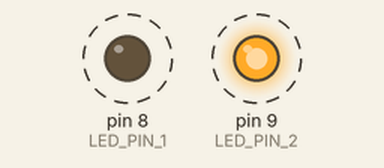
This sketch was run on a simulated Arduino Uno, built with avr-gcc and run on an emulated ATmega328P. On the bench: output pins drawn as LEDs (lit = HIGH). Dashed ring = blinking.

Above: at 0.5 s.
Timing chart, 0 to 4.6 s (numbered marks = the images above):
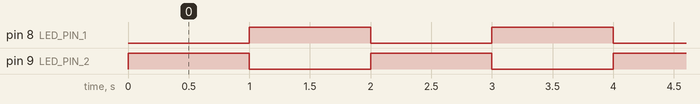

The sketch:

Blink_LED.ino
```cpp
int LED_PIN_1 = 8;
int LED_PIN_2 = 9;
int DELAY = 1000;

void setup() {
  // put your setup code here, to run once:
  Serial.begin(9600);
  pinMode(LED_PIN_1, OUTPUT);
  pinMode(LED_PIN_2, OUTPUT);
}

void loop() {
  // put your main code here, to run repeatedly:
  digitalWrite(LED_PIN_1, LOW);
  digitalWrite(LED_PIN_2, HIGH);
  delay(DELAY);
  digitalWrite(LED_PIN_1, HIGH);
  digitalWrite(LED_PIN_2, LOW);
  delay(DELAY);
}
```

Measured:
- by itself, pin 8 (LED_PIN_1), pin 9 (LED_PIN_2): alternates HIGH for 1.0 s and LOW for 1.0 s
